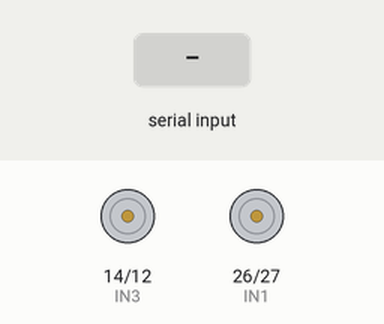
Simulated run of this sketch. Board: ESP32. On the bench: motor-driver pin pairs drawn as motors (green arrow = first pin HIGH = forward, orange = second pin HIGH = backward, longer = more drive). The test bench sets the inputs (shaded band). What the sketch prints to the serial monitor is not drawn.

Above: at 2.2 s.
2.3 s: "R\n" received over Serial
At 3.4 s:
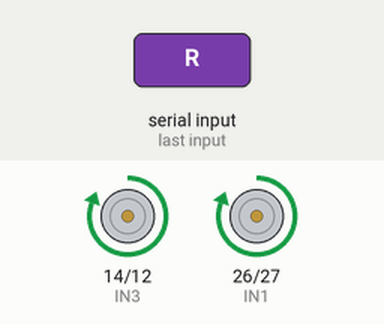
3.8 s: "L\n" received over Serial
At 4.5 s:
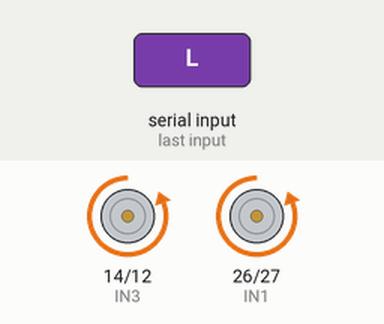
5.3 s: "B\n" received over Serial
At 5.7 s:
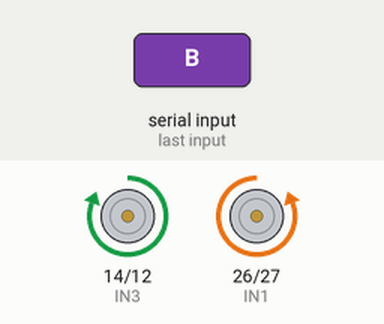
6.8 s: "F\n" received over Serial
At 8.0 s:
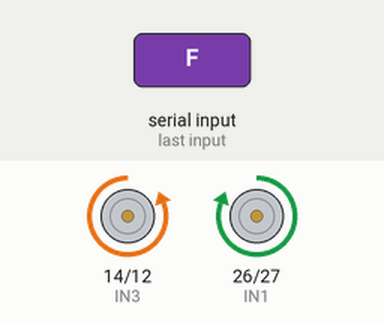
Timing chart, 0 to 11.3 s (numbered marks = the images above; inputs shaded):
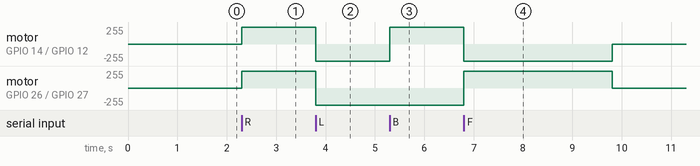

Measured:
- after the input at 2.3 s, motor on GPIO 14 (IN3) / GPIO 12 (IN4), motor on GPIO 26 (IN1) / GPIO 27 (IN2): stopped → forward 255/255 at once
- after the input at 3.8 s, motor on GPIO 14 (IN3) / GPIO 12 (IN4), motor on GPIO 26 (IN1) / GPIO 27 (IN2): forward 255/255 → backward 255/255 at once
- after the input at 5.3 s, motor on GPIO 14 (IN3) / GPIO 12 (IN4): backward 255/255 → forward 255/255 at once
- after the input at 6.8 s, motor on GPIO 14 (IN3) / GPIO 12 (IN4): forward 255/255 → backward 255/255 at once, → stopped 3.0 s later; motor on GPIO 26 (IN1) / GPIO 27 (IN2): backward 255/255 → forward 255/255 at once, → stopped 3.0 s later

The sketch:

rovercontroller.ino
```cpp
// =====================================================
// ESP32 ROVER MOTOR CONTROLLER (JETSON CONTROLLED)
// =====================================================

// ==============================
// MOTOR PIN DEFINITIONS
// ==============================
#define IN1 26
#define IN2 27
#define IN3 14
#define IN4 12

// ==============================
char currentCommand = 'S';
unsigned long lastCommandTime = 0;
const unsigned long safetyTimeout = 3000; // 3 seconds

bool isMoving = false;

// =====================================================
void setup() {
  Serial.begin(115200);
  delay(1000);

  Serial.println("=================================");
  Serial.println("ESP32 Rover Ready");
  Serial.println("Waiting for Jetson...");
  Serial.println("Commands: F B L R S");
  Serial.println("=================================");

  pinMode(IN1, OUTPUT);
  pinMode(IN2, OUTPUT);
  pinMode(IN3, OUTPUT);
  pinMode(IN4, OUTPUT);

  stopCar();
}

// =====================================================
void loop() {

  // ==============================
  // READ COMMAND FROM JETSON
  // ==============================
  if (Serial.available()) {

    char command = Serial.read();

    if (command == '\n' || command == '\r') return;

    currentCommand = command;
    lastCommandTime = millis();

    Serial.print("Command Received: ");
    Serial.println(command);

    switch (command) {

      case 'R':
        forward();
        isMoving = true;
        Serial.println("➡ Moving FORWARD");
        break;

      case 'L':
        backward();
        isMoving = true;
        Serial.println("⬅ Moving BACKWARD");
        break;

      case 'B':
        left();
        isMoving = true;
        Serial.println("↩ Turning LEFT");
        break;

      case 'F':
        right();
        isMoving = true;
        Serial.println("↪ Turning RIGHT");
        break;

      case 'S':
        stopCar();
        isMoving = false;
        Serial.println("STOPPED");
        break;

      default:
        Serial.println("Unknown Command - STOP");
        stopCar();
        isMoving = false;
        break;
    }

    // Send acknowledgement
    Serial.println("ACK");
  }

  // ==============================
  // SAFETY TIMEOUT
  // ==============================
  if (millis() - lastCommandTime > safetyTimeout) {
    if (isMoving) {
      stopCar();
      isMoving = false;
      Serial.println("SAFETY TIMEOUT - AUTO STOP");
    }
  }
}

// =====================================================
void forward() {
  digitalWrite(IN1, HIGH);
  digitalWrite(IN2, LOW);
  digitalWrite(IN3, HIGH);
  digitalWrite(IN4, LOW);
}

void backward() {
  digitalWrite(IN1, LOW);
  digitalWrite(IN2, HIGH);
  digitalWrite(IN3, LOW);
  digitalWrite(IN4, HIGH);
}

void left() {
  digitalWrite(IN1, LOW);
  digitalWrite(IN2, HIGH);
  digitalWrite(IN3, HIGH);
  digitalWrite(IN4, LOW);
}

void right() {
  digitalWrite(IN1, HIGH);
  digitalWrite(IN2, LOW);
  digitalWrite(IN3, LOW);
  digitalWrite(IN4, HIGH);
}

void stopCar() {
  digitalWrite(IN1, LOW);
  digitalWrite(IN2, LOW);
  digitalWrite(IN3, LOW);
  digitalWrite(IN4, LOW);
}
```
